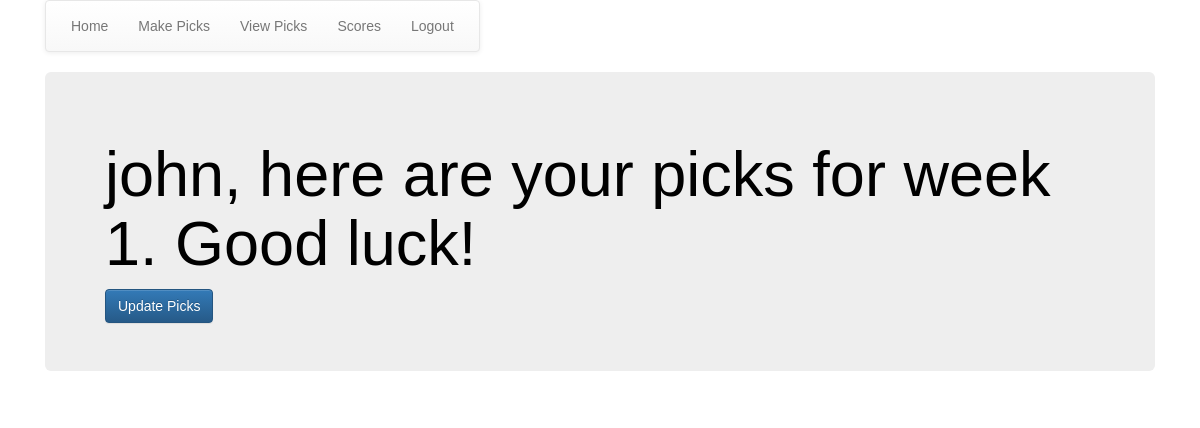
The page /fb_app/picks_list/ (signed in) on the database as committed earlier.
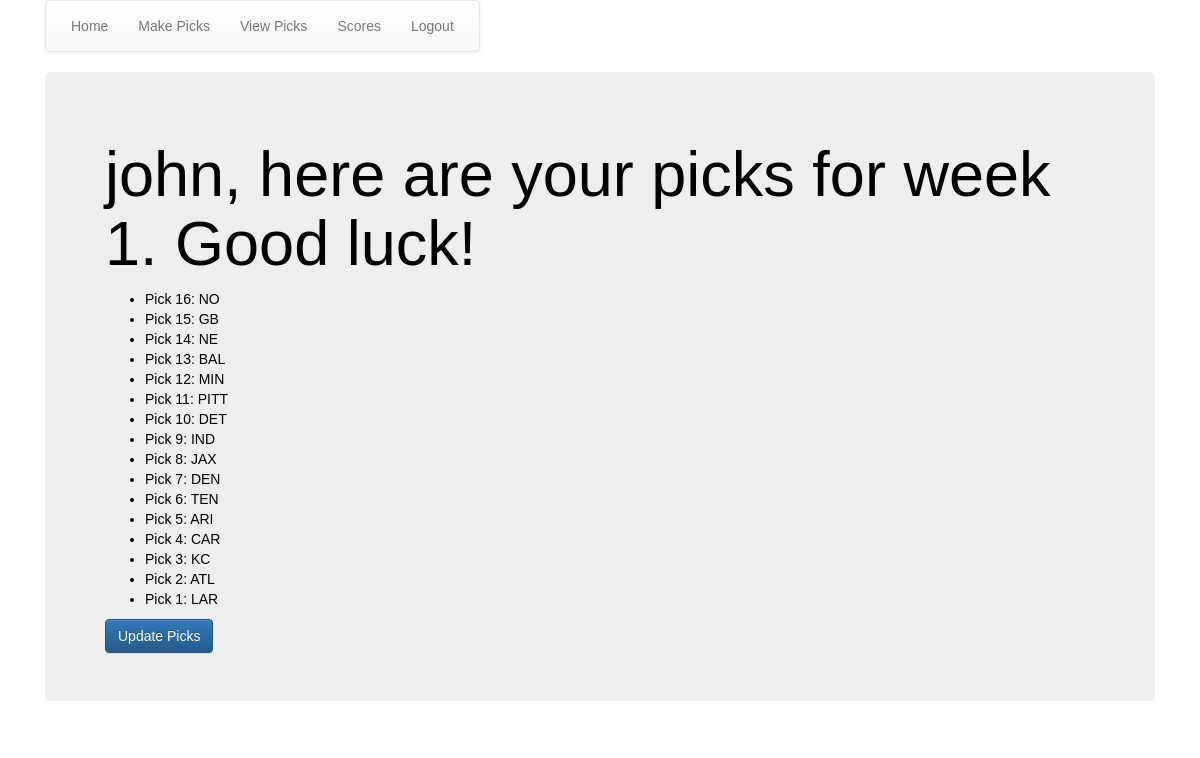
The same page on the database as committed later.
### fb_app/models.py (models this page shows, shortened)
class Picks(models.Model):
    week = models.ForeignKey(Week,on_delete=models.CASCADE, db_index=True)
    player  = models.ForeignKey(Player,on_delete=models.CASCADE,related_name="picks", db_index=True)
    pick_num = models.PositiveIntegerField()
    team = models.ForeignKey(Teams, on_delete=models.CASCADE, related_name="picksteam")
    class Meta:
        index_together = ['week', 'player']

class Teams(models.Model):
    mike_abbr = models.CharField(max_length=4, null=True)
    nfl_abbr = models.CharField(max_length=4, null=True)
    long_name = models.CharField(max_length=30, null=True)
    typo_name = models.CharField(max_length=30,null=True, blank=True)
    typo_name1 = models.CharField(max_length=30,null=True, blank=True)
    wins = models.PositiveIntegerField(default=0)
    losses = models.PositiveIntegerField(default=0)
    class Meta:
        ordering = ('nfl_abbr',)

### fb_app/views.py (the view)
class PicksListView(LoginRequiredMixin,ListView):
    login_url = '/fb_app/user_login/'
    redirect_field_name = 'fb_app/pick_list.html'
    model = Picks
    def get_queryset(self):
        print ('in queryset' + str(self.request.user))
        user = User.objects.get(username=self.request.user)
        player = Player.objects.get(name=user)
        return Picks.objects.filter(player=player, week__current=True).order_by('-pick_num')
    def get_context_data(self,**kwargs):
        context = super(PicksListView, self).get_context_data(**kwargs)
        context.update({
        'week': Week.objects.get(current=True),
        'picks_list': self.get_queryset(),
        })
        return context

### fb_app/templates/fb_app/picks_list.html
{%extends "fb_app/base.html"%}
{%load staticfiles%}
{%load mathfilters%}
{%block body_block%}
  <div class="jumbotron">
    <h1>{{user.get_username}}, here are your picks for week {{week.week}}.  Good luck!</h1>
      <ul>
        {% for pick in picks_list%}
        <li>Pick {{pick.pick_num}}:    {{pick.team.mike_abbr}}</li>
        {%endfor%}
      </ul>
      <a href="{% url 'fb_app:games_list' %}"> <button class="btn btn-primary">Update Picks</button></a>
  </div>
{%endblock%}

Rows that differ between the two databases and show on the page:
added Picks: pick_num "16", team.mike_abbr "NO"
added Picks: pick_num "15", team.mike_abbr "GB"
added Picks: pick_num "14", team.mike_abbr "NE"
added Picks: pick_num "13", team.mike_abbr "BAL"
added Picks: pick_num "12", team.mike_abbr "MIN"
added Picks: pick_num "11", team.mike_abbr "PITT"
added Picks: pick_num "10", team.mike_abbr "DET"
added Picks: pick_num "9", team.mike_abbr "IND"
added Picks: pick_num "8", team.mike_abbr "JAX"
added Picks: pick_num "7", team.mike_abbr "DEN"
added Picks: pick_num "6", team.mike_abbr "TEN"
added Picks: pick_num "5", team.mike_abbr "ARI"
added Picks: pick_num "4", team.mike_abbr "CAR"
added Picks: pick_num "3", team.mike_abbr "KC"
added Picks: pick_num "2", team.mike_abbr "ATL"
added Picks: pick_num "1", team.mike_abbr "LAR"
